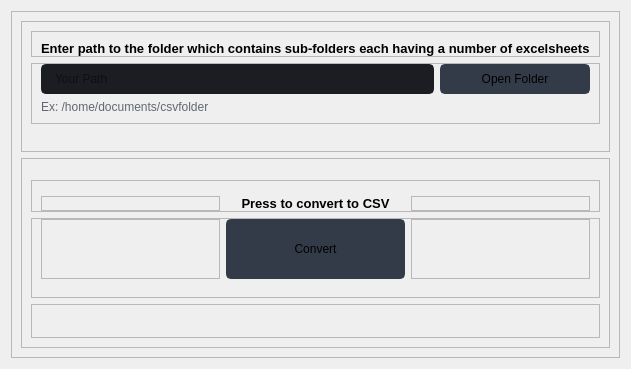
                  <widget class="QWidget" name="page1_home">
                   <layout class="QVBoxLayout" name="verticalLayout_10">
                    <item>
                     <widget class="QFrame" name="frame_9">
                      <property name="frameShape">
                       <enum>QFrame::StyledPanel</enum>
                      </property>
                      <property name="frameShadow">
                       <enum>QFrame::Raised</enum>
                      </property>
                      <layout class="QVBoxLayout" name="verticalLayout_20">
                       <item>
                        <widget class="QFrame" name="frame_10">
                         <property name="frameShape">
                          <enum>QFrame::StyledPanel</enum>
                         </property>
                         <property name="frameShadow">
                          <enum>QFrame::Raised</enum>
                         </property>
                         <layout class="QVBoxLayout" name="verticalLayout_16">
                          <property name="bottomMargin">
                           <number>15</number>
                          </property>
                          <item>
                           <widget class="QFrame" name="frame_11">
                            <property name="frameShape">
                             <enum>QFrame::StyledPanel</enum>
                            </property>
                            <property name="frameShadow">
                             <enum>QFrame::Raised</enum>
                            </property>
                            <layout class="QHBoxLayout" name="horizontalLayout_13">
                             <property name="bottomMargin">
                              <number>0</number>
                             </property>
                             <item>
                              <widget class="QLabel" name="labelBoxBlenderInstalation_4">
                               <property name="font">
                                <font>
                                 <family>Segoe UI</family>
                                 <pointsize>10</pointsize>
                                 <weight>75</weight>
                                 <bold>true</bold>
                                </font>
                               </property>
                               <property name="styleSheet">
                                <string notr="true"/>
                               </property>
                               <property name="text">
                                <string>Enter path to the folder which contains sub-folders each having a number of excelsheets</string>
                               </property>
                              </widget>
                             </item>
                            </layout>
                           </widget>
                          </item>
                          <item>
                           <widget class="QFrame" name="frame_12">
                            <property name="frameShape">
                             <enum>QFrame::StyledPanel</enum>
                            </property>
                            <property name="frameShadow">
                             <enum>QFrame::Raised</enum>
                            </property>
                            <layout class="QHBoxLayout" name="horizontalLayout_15">
                             <property name="topMargin">
                              <number>0</number>
                             </property>
                             <item>
                              <layout class="QGridLayout" name="gridLayout_5">
                               <property name="bottomMargin">
                                <number>0</number>
                               </property>
                               <item row="0" column="0">
                                <widget class="QLineEdit" name="LineEditPath_Page1">
                                 <property name="minimumSize">
                                  <size>
                                   <width>0</width>
                                   <height>30</height>
                                  </size>
                                 </property>
                                 <property name="styleSheet">
                                  <string notr="true">QLineEdit {
	background-color: rgb(27, 29, 35);
	border-radius: 5px;
	border: 2px solid rgb(27, 29, 35);
	padding-left: 10px;
}
QLineEdit:hover {
	border: 2px solid rgb(64, 71, 88);
}
QLineEdit:focus {
	border: 2px solid rgb(91, 101, 124);
}</string>
                                 </property>
                                 <property name="placeholderText">
                                  <string>Your Path</string>
                                 </property>
                                </widget>
                               </item>
                               <item row="0" column="1">
                                <widget class="QPushButton" name="BtnBrows_Page1_BulckConverter">
                                 <property name="minimumSize">
                                  <size>
                                   <width>150</width>
                                   <height>30</height>
                                  </size>
                                 </property>
                                 <property name="font">
                                  <font>
                                   <family>Segoe UI</family>
                                   <pointsize>9</pointsize>
                                  </font>
                                 </property>
                                 <property name="styleSheet">
                                  <string notr="true">QPushButton {
	border: 2px solid rgb(52, 59, 72);
	border-radius: 5px;	
	background-color: rgb(52, 59, 72);
}
QPushButton:hover {
	background-color: rgb(57, 65, 80);
	border: 2px solid rgb(61, 70, 86);
}
QPushButton:pressed {	
	background-color: rgb(35, 40, 49);
	border: 2px solid rgb(43, 50, 61);
}</string>
                                 </property>
                                 <property name="text">
                                  <string>Open Folder</string>
                                 </property>
                                 <property name="icon">
                                  <iconset resource="files.qrc">
                                   <normaloff>:/16x16/icons/16x16/cil-folder-open.png</normaloff>:/16x16/icons/16x16/cil-folder-open.png</iconset>
                                 </property>
                                </widget>
                               </item>
                               <item row="1" column="0" colspan="2">
                                <widget class="QLabel" name="labelVersion_6">
                                 <property name="styleSheet">
                                  <string notr="true">color: rgb(98, 103, 111);</string>
                                 </property>
                                 <property name="lineWidth">
                                  <number>1</number>
                                 </property>
                                 <property name="text">
                                  <string>Ex: /home/documents/csvfolder</string>
                                 </property>
                                 <property name="alignment">
                                  <set>Qt::AlignLeading|Qt::AlignLeft|Qt::AlignVCenter</set>
                                 </property>
                                </widget>
                               </item>
                              </layout>
                             </item>
                            </layout>
                           </widget>
                          </item>
                          <item>
                           <widget class="QFrame" name="frame_21">
                            <property name="frameShape">
                             <enum>QFrame::StyledPanel</enum>
                            </property>
                            <property name="frameShadow">
                             <enum>QFrame::Raised</enum>
                            </property>
                           </widget>
                          </item>
                          <item>
                           <widget class="QFrame" name="frame_22">
                            <property name="frameShape">
                             <enum>QFrame::StyledPanel</enum>
                            </property>
                            <property name="frameShadow">
                             <enum>QFrame::Raised</enum>
                            </property>
                           </widget>
                          </item>
                         </layout>
                        </widget>
                       </item>
                       <item>
                        <widget class="QFrame" name="frame_4">
                         <property name="frameShape">
                          <enum>QFrame::StyledPanel</enum>
                         </property>
                         <property name="frameShadow">
                          <enum>QFrame::Raised</enum>
                         </property>
                         <layout class="QVBoxLayout" name="verticalLayout_18">
                          <item>
                           <widget class="QFrame" name="frame_19">
                            <property name="frameShape">
                             <enum>QFrame::StyledPanel</enum>
                            </property>
                            <property name="frameShadow">
                             <enum>QFrame::Raised</enum>
                            </property>
                           </widget>
                          </item>
                          <item>
                           <widget class="QFrame" name="frame_20">
                            <property name="frameShape">
                             <enum>QFrame::StyledPanel</enum>
                            </property>
                            <property name="frameShadow">
                             <enum>QFrame::Raised</enum>
                            </property>
                           </widget>
                          </item>
                          <item>
                           <widget class="QFrame" name="frame_13">
                            <property name="frameShape">
                             <enum>QFrame::StyledPanel</enum>
                            </property>
                            <property name="frameShadow">
                             <enum>QFrame::Raised</enum>
                            </property>
                            <layout class="QHBoxLayout" name="horizontalLayout_16">
                             <property name="topMargin">
                              <number>15</number>
                             </property>
                             <property name="bottomMargin">
                              <number>0</number>
                             </property>
                             <item>
                              <widget class="QFrame" name="frame_16">
                               <property name="frameShape">
                                <enum>QFrame::StyledPanel</enum>
                               </property>
                               <property name="frameShadow">
                                <enum>QFrame::Raised</enum>
                               </property>
                              </widget>
                             </item>
                             <item>
                              <widget class="QLabel" name="labelConvert_Page1_BulkComvert">
                               <property name="font">
                                <font>
                                 <family>Segoe UI</family>
                                 <pointsize>10</pointsize>
                                 <weight>75</weight>
                                 <bold>true</bold>
                                </font>
                               </property>
                               <property name="styleSheet">
                                <string notr="true"/>
                               </property>
                               <property name="text">
                                <string>Press to convert to CSV</string>
                               </property>
                               <property name="alignment">
                                <set>Qt::AlignCenter</set>
                               </property>
                              </widget>
                             </item>
                             <item>
                              <widget class="QFrame" name="frame_17">
                               <property name="frameShape">
                                <enum>QFrame::StyledPanel</enum>
                               </property>
                               <property name="frameShadow">
                                <enum>QFrame::Raised</enum>
                               </property>
                              </widget>
                             </item>
                            </layout>
                           </widget>
                          </item>
                          <item>
                           <widget class="QFrame" name="frame_14">
                            <property name="frameShape">
                             <enum>QFrame::StyledPanel</enum>
                            </property>
                            <property name="frameShadow">
                             <enum>QFrame::Raised</enum>
                            </property>
                            <layout class="QHBoxLayout" name="horizontalLayout_17">
                             <property name="topMargin">
                              <number>0</number>
                             </property>
                             <property name="bottomMargin">
                              <number>18</number>
                             </property>
                             <item>
                              <widget class="QFrame" name="frame_15">
                               <property name="frameShape">
                                <enum>QFrame::StyledPanel</enum>
                               </property>
                               <property name="frameShadow">
                                <enum>QFrame::Raised</enum>
                               </property>
                              </widget>
                             </item>
                             <item>
                              <widget class="QPushButton" name="BtnConvert_Page1_BulckConverter">
                               <property name="minimumSize">
                                <size>
                                 <width>60</width>
                                 <height>60</height>
                                </size>
                               </property>
                               <property name="font">
                                <font>
                                 <family>Segoe UI</family>
                                 <pointsize>9</pointsize>
                                </font>
                               </property>
                               <property name="layoutDirection">
                                <enum>Qt::LeftToRight</enum>
                               </property>
                               <property name="autoFillBackground">
                                <bool>false</bool>
                               </property>
                               <property name="styleSheet">
                                <string notr="true">QPushButton {
	border: 2px solid rgb(52, 59, 72);
	border-radius: 5px;	
	background-color: rgb(52, 59, 72);
}
QPushButton:hover {
	background-color: rgb(57, 65, 80);
	border: 2px solid rgb(61, 70, 86);
}
QPushButton:pressed {	
	background-color: rgb(35, 40, 49);
	border: 2px solid rgb(43, 50, 61);
}</string>
                               </property>
                               <property name="text">
                                <string>Convert</string>
                               </property>
                               <property name="icon">
                                <iconset>
                                 <normaloff>icons/20x20/cil-paper-plane.png</normaloff>icons/20x20/cil-paper-plane.png</iconset>
                               </property>
                               <property name="checkable">
                                <bool>false</bool>
                               </property>
                              </widget>
                             </item>
                             <item>
                              <widget class="QFrame" name="frame_6">
                               <property name="frameShape">
                                <enum>QFrame::StyledPanel</enum>
                               </property>
                               <property name="frameShadow">
                                <enum>QFrame::Raised</enum>
                               </property>
                              </widget>
                             </item>
                            </layout>
                           </widget>
                          </item>
                          <item>
                           <widget class="QFrame" name="frame_18">
                            <property name="frameShape">
                             <enum>QFrame::StyledPanel</enum>
                            </property>
                            <property name="frameShadow">
                             <enum>QFrame::Raised</enum>
                            </property>
                            <layout class="QHBoxLayout" name="horizontalLayout_18">
                             <item>
                              <widget class="QLabel" name="LabelStatus_Page1_BulkConvert">
                               <property name="styleSheet">
                                <string notr="true">color: rgb(98, 103, 111);</string>
                               </property>
                               <property name="lineWidth">
                                <number>1</number>
                               </property>
                               <property name="text">
                                <string/>
                               </property>
                               <property name="alignment">
                                <set>Qt::AlignCenter</set>
                               </property>
                              </widget>
                             </item>
                            </layout>
                           </widget>
                          </item>
                         </layout>
                        </widget>
                       </item>
                      </layout>
                     </widget>
                    </item>
                   </layout>
                  </widget>
